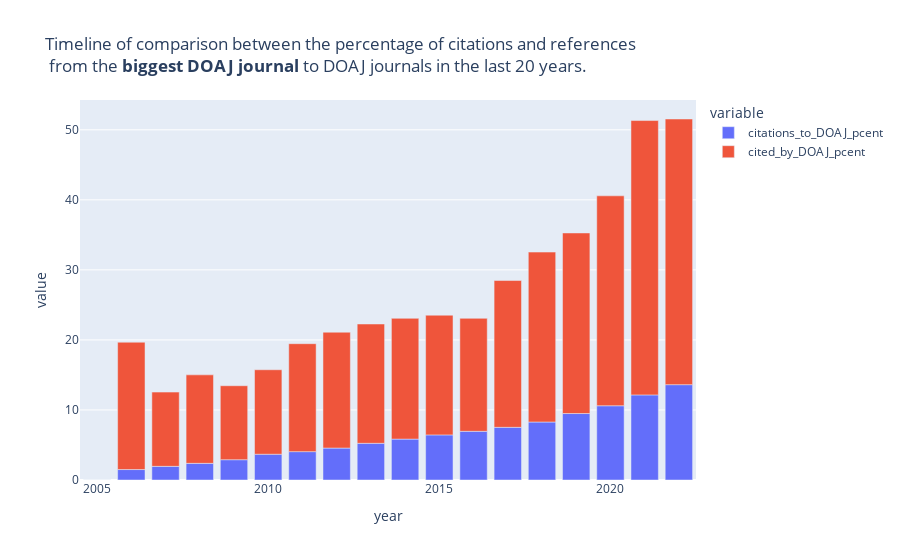

The notebook cell this image was saved under:
### Code cell
comp_years_fig_journal = px.bar(final_df_journal_1[-20:-2], x='year', y=['citations_to_DOAJ_pcent','cited_by_DOAJ_pcent'], 
             title='Timeline of comparison between the percentage of citations and references <br> from the <b>biggest DOAJ journal</b> to DOAJ journals in the last 20 years.',
             height=600)
comp_years_fig_journal.show()

### Figure 1 — Plotly figure (JSON) as saved in the notebook; plotly's stock layout.template omitted (floating-point values rounded to 4 significant figures)
{"data": [{"alignmentgroup": "True", "hovertemplate": "variable=citations_to_DOAJ_pcent<br>year=%{x}<br>value=%{y}<extra></extra>", "legendgroup": "citations_to_DOAJ_pcent", "marker": {"color": "#636efa", "pattern": {"shape": ""}}, "name": "citations_to_DOAJ_pcent", "offsetgroup": "citations_to_DOAJ_pcent", "orientation": "v", "showlegend": true, "textposition": "auto", "type": "bar", "x": [2005, 2006, 2007, 2008, 2009, 2010, 2011, 2012, 2013, 2014, 2015, 2016, 2017, 2018, 2019, 2020, 2021, 2022], "xaxis": "x", "y": [0, 1.49, 1.95, 2.38, 2.9, 3.68, 4.05, 4.56, 5.24, 5.84, 6.44, 6.95, 7.52, 8.28, 9.49, 10.6, 12.15, 13.61], "yaxis": "y"}, {"alignmentgroup": "True", "hovertemplate": "variable=cited_by_DOAJ_pcent<br>year=%{x}<br>value=%{y}<extra></extra>", "legendgroup": "cited_by_DOAJ_pcent", "marker": {"color": "#EF553B", "pattern": {"shape": ""}}, "name": "cited_by_DOAJ_pcent", "offsetgroup": "cited_by_DOAJ_pcent", "orientation": "v", "showlegend": true, "textposition": "auto", "type": "bar", "x": [2005, 2006, 2007, 2008, 2009, 2010, 2011, 2012, 2013, 2014, 2015, 2016, 2017, 2018, 2019, 2020, 2021, 2022], "xaxis": "x", "y": [0, 18.18, 10.6, 12.63, 10.56, 12.06, 15.41, 16.54, 17.03, 17.24, 17.09, 16.13, 20.96, 24.26, 25.78, 29.97, 39.17, 37.93], "yaxis": "y"}], "layout": {"autosize": true, "barmode": "relative", "legend": {"title": {"text": "variable"}, "tracegroupgap": 0}, "title": {"text": "Timeline of comparison between the percentage of citations and references <br> from the <b>biggest DOAJ journal</b> to DOAJ journals in the last 20 years."}, "xaxis": {"anchor": "y", "autorange": true, "domain": [0, 1], "range": [2004.0, 2022.0], "title": {"text": "year"}, "type": "linear"}, "yaxis": {"anchor": "x", "autorange": true, "domain": [0, 1], "range": [0, 54.25], "title": {"text": "value"}, "type": "linear"}}}
